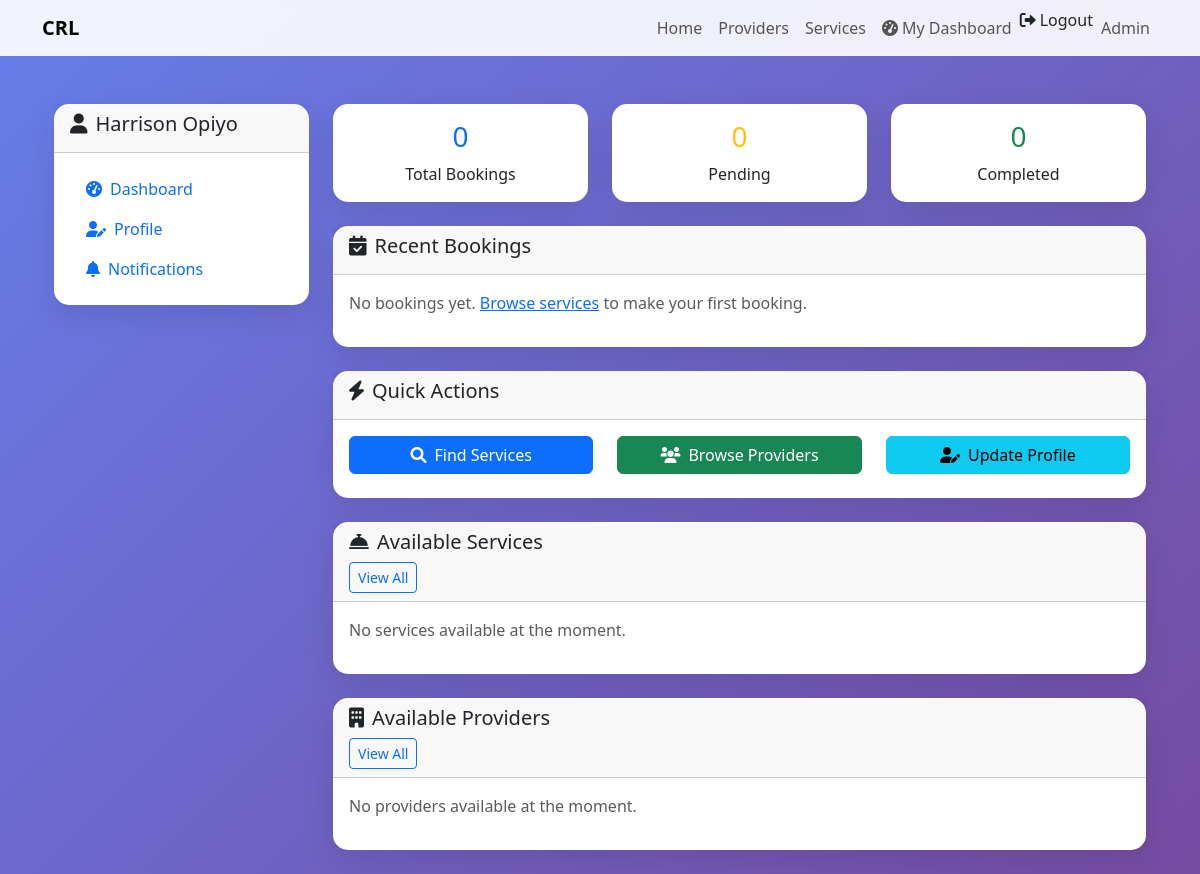
/dashboard/client/ (signed in), run on an earlier commit of the app's database.
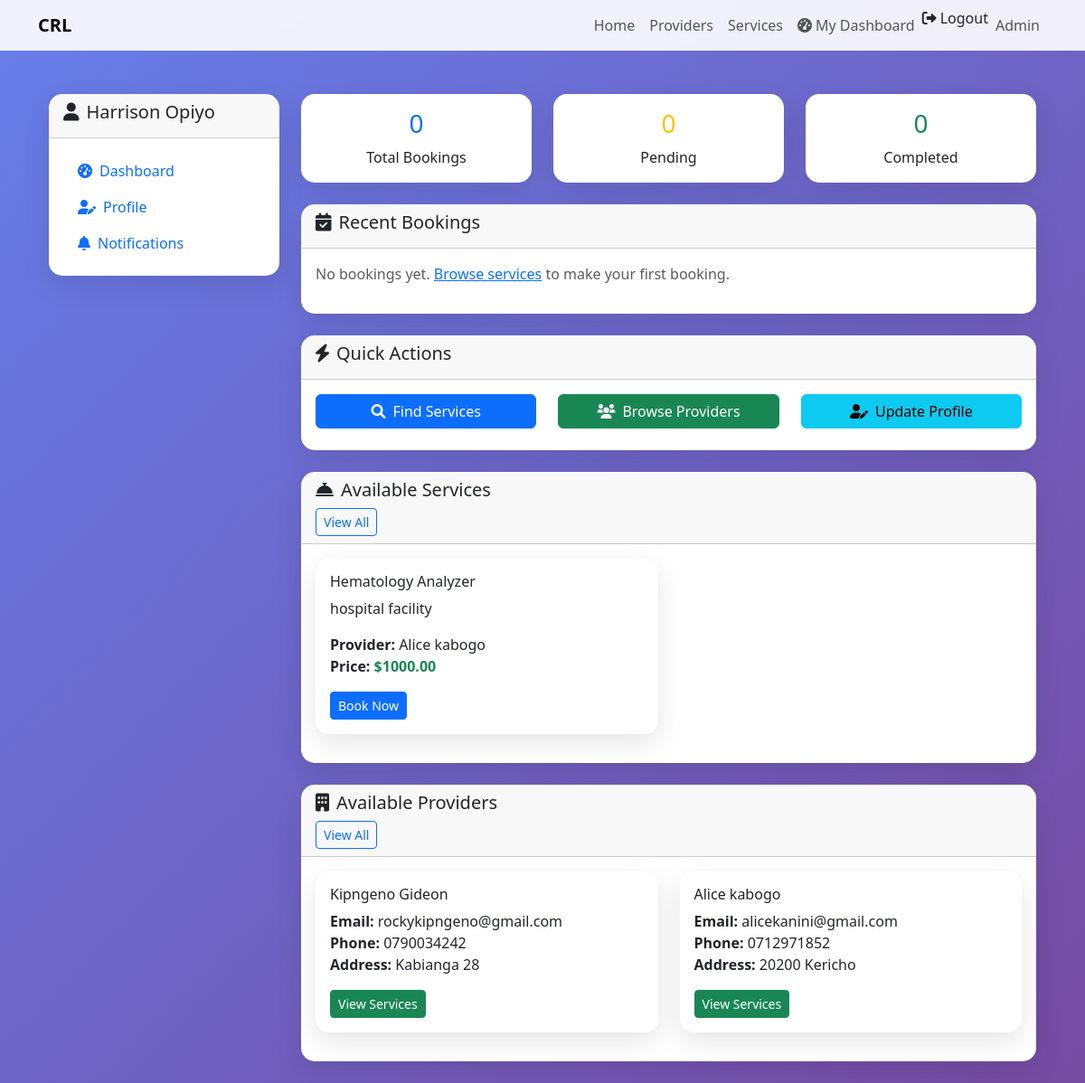
And on a later commit of the database.
### services/models.py (models this page shows, shortened)
class Service(models.Model):
    provider = models.ForeignKey(Provider, on_delete=models.CASCADE)
    name = models.CharField(max_length=100)
    description = models.TextField()
    price = models.DecimalField(max_digits=10, decimal_places=2)
    available = models.BooleanField(default=True)
    created_at = models.DateTimeField(auto_now_add=True)

### providers/models.py (models this page shows, shortened)
class Provider(models.Model):
    name = models.CharField(max_length=100)
    email = models.EmailField()
    phone = models.CharField(max_length=20, blank=True)
    address = models.TextField(blank=True)
    created_at = models.DateTimeField(auto_now_add=True)

### dashboard/views.py (the view)
# urls.py: path('client/', views.client_dashboard, name='client_dashboard'),
@login_required
def client_dashboard(request):
    user = request.user
    profile, created = Profile.objects.get_or_create(user=user)
    bookings = Booking.objects.filter(user=user).order_by('-created_at')
    unread_notifications = Notification.objects.filter(user=user, is_read=False)
    recent_notifications = Notification.objects.filter(user=user)[:5]
    available_services = Service.objects.select_related('provider').filter(available=True)[:6]
    available_providers = Provider.objects.all()[:6]
    context = {
        'profile': profile,
        'bookings': bookings,
        'unread_count': unread_notifications.count(),
        'recent_notifications': recent_notifications,
        'total_bookings': bookings.count(),
        'pending_bookings': bookings.filter(status='pending').count(),
        'completed_bookings': bookings.filter(status='completed').count(),
        'available_services': available_services,
        'available_providers': available_providers,
    }
    return render(request, 'dashboard/client_dashboard.html', context)

### templates/dashboard/client_dashboard.html (shortened to what this page needs)
{% extends 'base.html' %}
{% block content %}
<div class="container-fluid mt-4">
    <div class="row">
        <div class="col-md-3">
            <div class="card">
                <div class="card-header">
                    <h5><i class="fas fa-user me-2"></i>{{ user.get_full_name|default:user.username }}</h5>
                </div>
                <div class="card-body">
                    <nav class="nav flex-column">
                        <a class="nav-link active" href="{% url 'client_dashboard' %}">
                            <i class="fas fa-tachometer-alt me-2"></i>Dashboard
                        </a>
                        <a class="nav-link" href="{% url 'client_profile' %}">
                            <i class="fas fa-user-edit me-2"></i>Profile
                        </a>
                        <a class="nav-link" href="#notifications" data-bs-toggle="modal">
                            <i class="fas fa-bell me-2"></i>Notifications
                        </a>
                    </nav>
                </div>
            </div>
        </div>
        <div class="col-md-9">
            <div class="row mb-4">
                <div class="col-md-4">
                    <div class="card text-center">
                        <div class="card-body">
                            <h3 class="text-primary">{{ total_bookings }}</h3>
                            <p class="mb-0">Total Bookings</p>
                        </div>
                    </div>
                </div>
                <div class="col-md-4">
                    <div class="card text-center">
                        <div class="card-body">
                            <h3 class="text-warning">{{ pending_bookings }}</h3>
                            <p class="mb-0">Pending</p>
                        </div>
                    </div>
                </div>
                <div class="col-md-4">
                    <div class="card text-center">
                        <div class="card-body">
                            <h3 class="text-success">{{ completed_bookings }}</h3>
                            <p class="mb-0">Completed</p>
                        </div>
                    </div>
                </div>
            </div>
            <div class="card mb-4">
                <div class="card-header">
                    <h5><i class="fas fa-calendar-check me-2"></i>Recent Bookings</h5>
                </div>
                <div class="card-body">
                    {% if bookings %}
                        <div class="table-responsive">
                            <table class="table table-striped">
                                <thead>
                                    <tr>
                                        <th>Service</th>
                                        <th>Provider</th>
                                        <th>Date</th>
                                        <th>Status</th>
                                        <th>Amount</th>
                                    </tr>
                                </thead>
                                <tbody>
                                    {% for booking in bookings %}
                                        <tr>
                                            <td>{{ booking.service.name }}</td>
                                            <td>{{ booking.provider.name }}</td>
                                            <td>{{ booking.booking_date|date:"M d, Y H:i" }}</td>
                                            <td>
                                                <span class="badge bg-{% if booking.status == 'pending' %}warning{% elif booking.status == 'confirmed' %}info{% elif booking.status == 'completed' %}success{% else %}secondary{% endif %}">
                                                    {{ booking.get_status_display }}
                                                </span>
                                            </td>
                                            <td>${{ booking.total_amount }}</td>
                                        </tr>
                                    {% endfor %}
                                </tbody>
                            </table>
                        </div>
                    {% else %}
                        <p class="text-muted">No bookings yet. <a href="/services/">Browse services</a> to make your first booking.</p>
                    {% endif %}
                </div>
            </div>
            <div class="card mb-4">
                <div class="card-header">
                    <h5><i class="fas fa-bolt me-2"></i>Quick Actions</h5>
                </div>
                <div class="card-body">
                    <div class="row">
                        <div class="col-md-4">
                            <a href="#available-services" class="btn btn-primary w-100 mb-2">
                                <i class="fas fa-search me-2"></i>Find Services
                            </a>
                        </div>
                        <div class="col-md-4">
                            <a href="#available-providers" class="btn btn-success w-100 mb-2">
                                <i class="fas fa-users me-2"></i>Browse Providers
                            </a>
                        </div>
                        <div class="col-md-4">
                            <a href="{% url 'client_profile' %}" class="btn btn-info w-100 mb-2">
                                <i class="fas fa-user-edit me-2"></i>Update Profile
                            </a>
                        </div>
                    </div>
                </div>
            </div>
            <div id="available-services" class="card mb-4">
                <div class="card-header">
                    <h5><i class="fas fa-concierge-bell me-2"></i>Available Services</h5>
                    <a href="/services/" class="btn btn-sm btn-outline-primary">View All</a>
                </div>
                <div class="card-body">
                    {% if available_services %}
                        <div class="row">
                            {% for service in available_services %}
                                <div class="col-md-6 mb-3">
                                    <div class="card h-100">
                                        <div class="card-body">
                                            <h6 class="card-title">{{ service.name }}</h6>
                                            <p class="card-text">{{ service.description|truncatechars:100 }}</p>
                                            <p class="card-text">
                                                <strong>Provider:</strong> {{ service.provider.name }}<br>
                                                <strong>Price:</strong> <span class="text-success fw-bold">${{ service.price }}</span>
                                            </p>
                                            <a href="/services/{{ service.id }}/book/" class="btn btn-primary btn-sm">Book Now</a>
                                        </div>
                                    </div>
                                </div>
                            {% endfor %}
                        </div>
                    {% else %}
                        <p class="text-muted">No services available at the moment.</p>
                    {% endif %}
                </div>
            </div>
            <div id="available-providers" class="card mb-4">
                <div class="card-header">
                    <h5><i class="fas fa-building me-2"></i>Available Providers</h5>
                    <a href="/providers/" class="btn btn-sm btn-outline-primary">View All</a>
                </div>
                <div class="card-body">
                    {% if available_providers %}
                        <div class="row">
                            {% for provider in available_providers %}
                                <div class="col-md-6 mb-3">
                                    <div class="card h-100">
                                        <div class="card-body">
                                            <h6 class="card-title">{{ provider.name }}</h6>
                                            <p class="card-text">
                                                {% if provider.email %}<strong>Email:</strong> {{ provider.email }}<br>{% endif %}
                                                {% if provider.phone %}<strong>Phone:</strong> {{ provider.phone }}<br>{% endif %}
                                                {% if provider.address %}<strong>Address:</strong> {{ provider.address }}{% endif %}
                                            </p>
                                            <a href="/providers/" class="btn btn-success btn-sm">View Services</a>
                                        </div>
                                    </div>
                                </div>
                            {% endfor %}
                        </div>
                    {% else %}
                        <p class="text-muted">No providers available at the moment.</p>
                    {% endif %}
                </div>
            </div>
        </div>
    </div>
</div>
{% endblock %}

### templates/base.html (shortened to what this page needs)
<!DOCTYPE html>
<html lang="en">
<head>
    <link href="https://cdn.jsdelivr.net/npm/bootstrap@5.3.0/dist/css/bootstrap.min.css" rel="stylesheet">
    <link rel="stylesheet" href="https://cdnjs.cloudflare.com/ajax/libs/font-awesome/6.0.0/css/all.min.css">
</head>
<body>
    <nav class="navbar navbar-expand-lg navbar-light">
        <div class="container">
            <a class="navbar-brand fw-bold" href="/">CRL</a>
            <div class="navbar-nav ms-auto">
                <a class="nav-link" href="/">Home</a>
                <a class="nav-link" href="/providers/">Providers</a>
                <a class="nav-link" href="/services/">Services</a>
                {% if user.is_authenticated %}
                    {% if user.is_staff %}
                        <a class="nav-link" href="{% url 'admin_dashboard' %}">
                            <i class="fas fa-cog me-1"></i>Admin Dashboard
                        </a>
                    {% else %}
                        <a class="nav-link" href="{% url 'client_dashboard' %}">
                            <i class="fas fa-tachometer-alt me-1"></i>My Dashboard
                        </a>
                    {% endif %}
                    <form method="post" action="{% url 'logout' %}" class="d-inline">
                        <button type="submit" class="btn btn-link nav-link" style="border: none; background: none; padding: 0; color: inherit; text-decoration: none;">
                            <i class="fas fa-sign-out-alt me-1"></i>Logout
                        </button>
                    </form>
                {% else %}
                    <a class="nav-link" href="/accounts/login/">Login</a>
                    <a class="nav-link" href="/accounts/register/">Register</a>
                {% endif %}
                <a class="nav-link" href="/admin/">Admin</a>
            </div>
        </div>
    </nav>
    <div class="container mt-5">
        {% block content %}{% endblock %}
    </div>
</body>
</html>

### templates/base.html (style rules this page uses)
body { background: linear-gradient(135deg, #667eea 0%, #764ba2 100%); min-height: 100vh; }
.card { border: none; border-radius: 15px; box-shadow: 0 10px 30px rgba(0,0,0,0.1); }
.navbar { background: rgba(255,255,255,0.9) !important; backdrop-filter: blur(10px); }

What changed in the data, as far as the page shows it:
added Service: name "Hematology Analyzer", description "hospital facility", provider.name "Alice kabogo", price "1000.00"
added Provider: name "Kipngeno Gideon", email "rockykipngeno@gmail.com", phone "0790034242", address "Kabianga 28"
added Provider: name "Alice kabogo", email "alicekanini@gmail.com", phone "0712971852", address "20200 Kericho"
Also different on the page:
text no longer shown: "No services available at the moment. No providers available at the moment."
